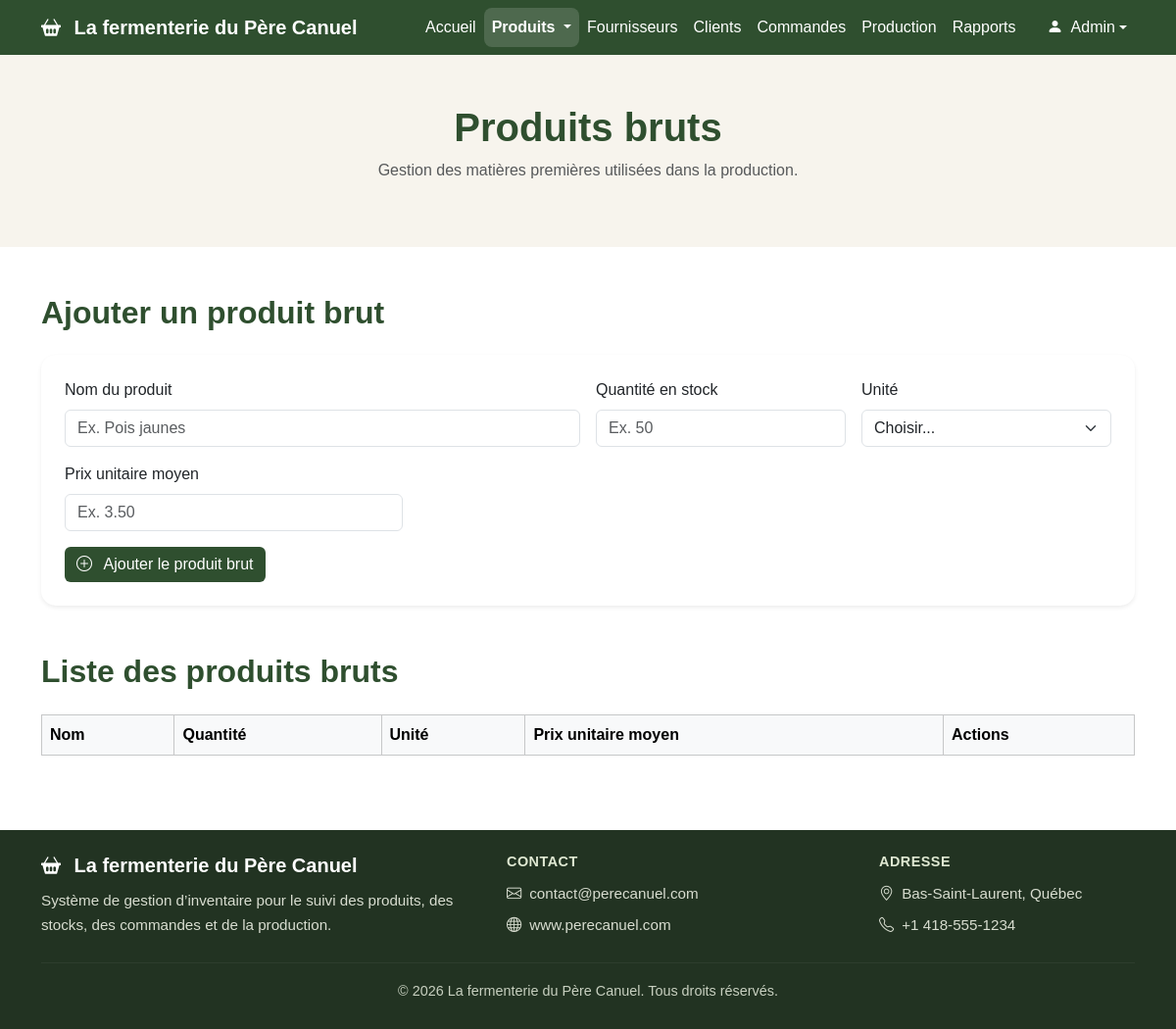
The page /produits-bruts.php on the database as committed earlier.
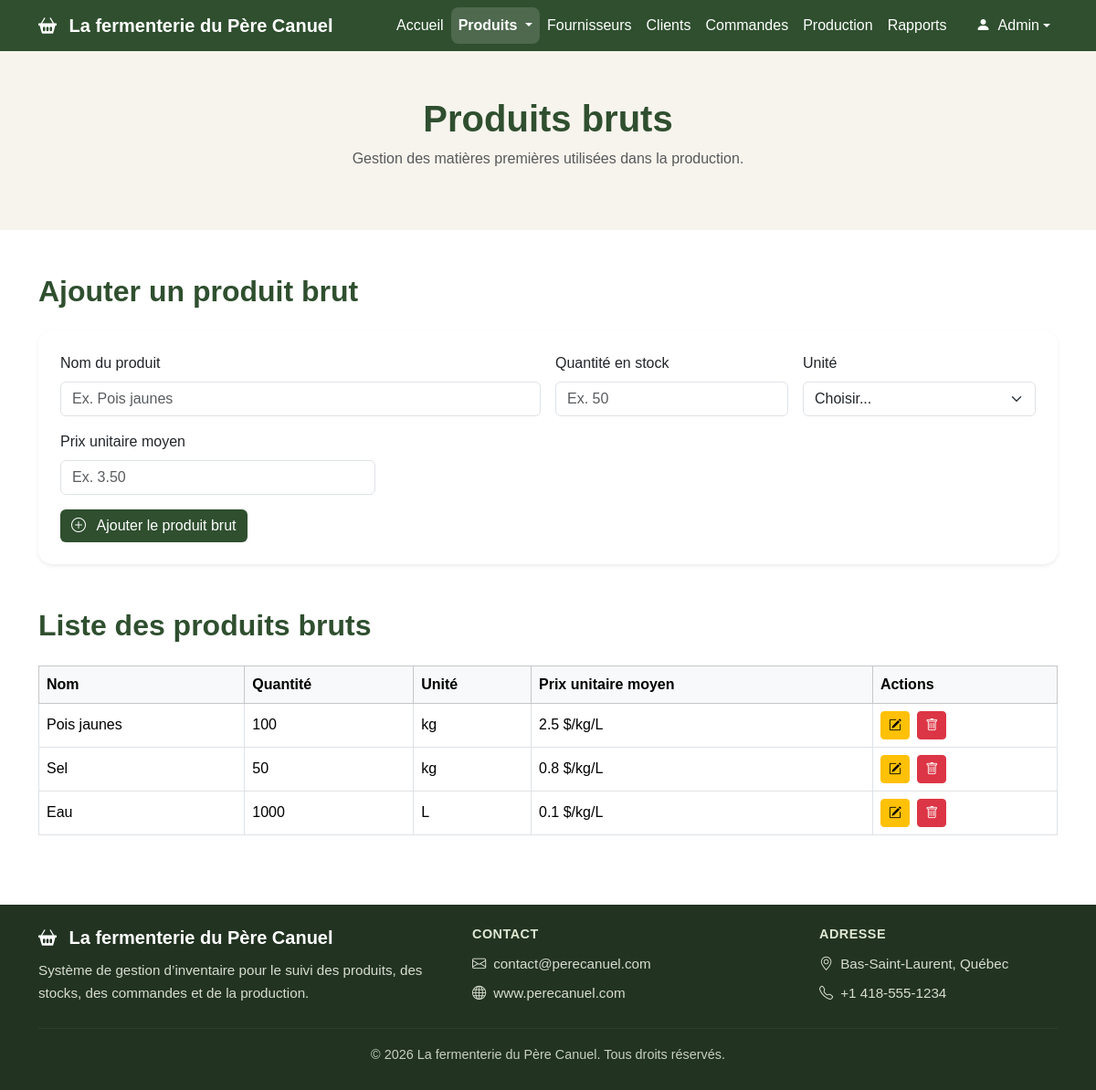
The same page on the database as committed later.
### tables this page shows
CREATE TABLE `produitbrut` (
  `id_produit_brut` int(11) NOT NULL,
  `nom` varchar(100) DEFAULT NULL,
  `quantite_stock` int(11) DEFAULT NULL,
  `unite_mesure` varchar(50) DEFAULT NULL,
  `prix_unitaire_moyen` float DEFAULT NULL
);

### produits-bruts.php (the view, shortened to what the changed rows need)
<?php
require_once "liaisonBD.php";
$sql = "SELECT * FROM produitbrut";
$stmt = $pdo->query($sql);
$produits_bruts = $stmt->fetchAll(PDO::FETCH_ASSOC);
?>
<!DOCTYPE html>
<html lang="fr">
<head>
  <link href="https://cdn.jsdelivr.net/npm/bootstrap@5.3.3/dist/css/bootstrap.min.css" rel="stylesheet">
  <link href="https://cdn.jsdelivr.net/npm/bootstrap-icons@1.11.3/font/bootstrap-icons.css" rel="stylesheet">
  <link type="text/css" rel="stylesheet" href="styles/produits-bruts.css"/>
</head>
<body>
<header class="page-header">
  <div class="container">
    <h1>Produits bruts</h1>
  </div>
</header>
<main class="container my-5">
  <section class="mb-5">
    <h2 class="section-title mb-4">Ajouter un produit brut</h2>
  </section>
  <section>
    <h2 class="section-title mb-4">Liste des produits bruts</h2>
    <div class="table-responsive">
      <table class="table table-bordered align-middle">
        <thead class="table-light">
          <tr>
            <th>Nom</th>
            <th>Quantité</th>
            <th>Unité</th>
            <th>Prix unitaire moyen</th>
            <th>Actions</th>
          </tr>
        </thead>
        <tbody>
          <?php foreach ($produits_bruts as $produit_brut): ?>
            <tr>
              <td><?= htmlspecialchars($produit_brut["nom"]) ?></td>
              <td><?= htmlspecialchars($produit_brut["quantite_stock"]) ?></td>
              <td><?= htmlspecialchars($produit_brut["unite_mesure"]) ?></td>
              <td><?= htmlspecialchars($produit_brut["prix_unitaire_moyen"]) ?> $/kg/L</td>
              <td>
                <button
                  type="button"
                  class="btn btn-sm btn-warning me-1"
                  data-bs-toggle="modal"
                  data-bs-target="#modifierModal"
                  data-id="<?= $produit_brut["id_produit_brut"] ?>"
                  data-nom="<?= htmlspecialchars($produit_brut["nom"]) ?>"
                  data-quantite="<?= htmlspecialchars($produit_brut["quantite_stock"]) ?>"
                  data-unite="<?= htmlspecialchars($produit_brut["unite_mesure"]) ?>"
                  data-prix="<?= htmlspecialchars($produit_brut["prix_unitaire_moyen"]) ?>"
                >
                  <i class="bi bi-pencil-square"></i>
                </button>
                <button
                  type="button"
                  class="btn btn-sm btn-danger"
                  data-bs-toggle="modal"
                  data-bs-target="#supprimerModal"
                  data-id="<?= $produit_brut["id_produit_brut"] ?>"
                  data-nom="<?= htmlspecialchars($produit_brut["nom"]) ?>"
                >
                  <i class="bi bi-trash"></i>
                </button>
              </td>
            </tr>
          <?php endforeach; ?>
        </tbody>
      </table>
    </div>
  </section>
</main>
</body>
</html>

Rows that differ between the two databases and show on the page:
added produitbrut: nom "Pois jaunes", quantite_stock "100", unite_mesure "kg", prix_unitaire_moyen "2.5"
added produitbrut: nom "Sel", quantite_stock "50", unite_mesure "kg", prix_unitaire_moyen "0.8"
added produitbrut: nom "Eau", quantite_stock "1000", unite_mesure "L", prix_unitaire_moyen "0.1"
